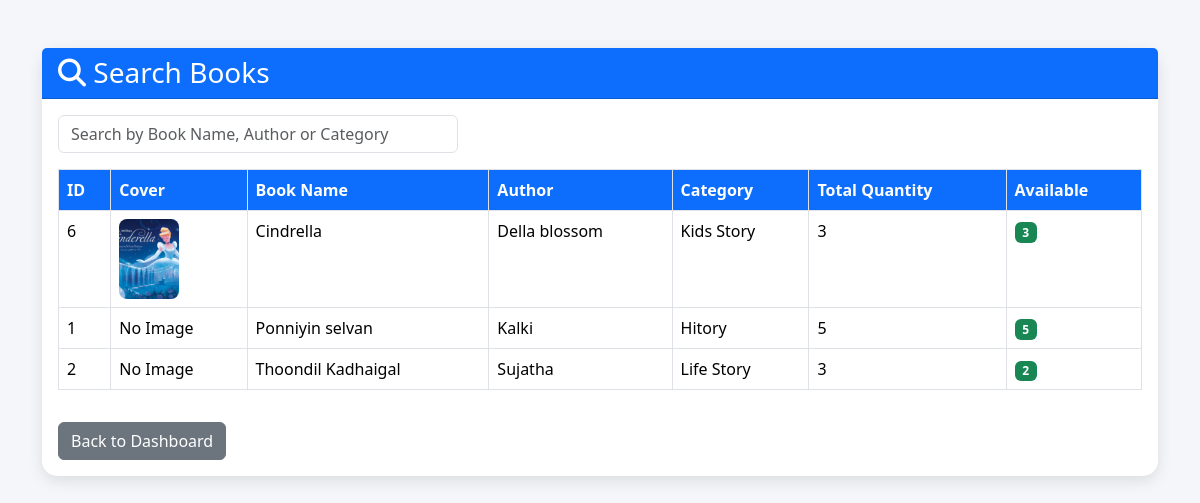
Screenshot of /student/search_books.php (signed in) with the database file from the repository.
### tables this page shows
CREATE TABLE `books` (
  `id` int(11) NOT NULL,
  `book_name` varchar(200) NOT NULL,
  `author_name` varchar(100) NOT NULL,
  `category` varchar(100) DEFAULT NULL,
  `quantity` int(11) DEFAULT 1,
  `available_quantity` int(11) DEFAULT 1,
  `created_at` timestamp NOT NULL DEFAULT current_timestamp(),
  `cover_image` varchar(255) DEFAULT NULL
);

### student/search_books.php (the view, shortened to what this page needs)
<?php
$books = mysqli_query($conn,
"SELECT * FROM books ORDER BY book_name ASC");
?>
<!DOCTYPE html>
<html lang="en">
<head>
<link href="https://cdn.jsdelivr.net/npm/bootstrap@5.3.3/dist/css/bootstrap.min.css" rel="stylesheet">
<link rel="stylesheet"
href="https://cdnjs.cloudflare.com/ajax/libs/font-awesome/6.5.2/css/all.min.css">
</head>
<body>
<div class="container py-5">
    <div class="card">
        <div class="card-header bg-primary text-white">
            <h3 class="mb-0">
                <i class="fas fa-search"></i>
                Search Books
            </h3>
        </div>
        <div class="card-body">
            <div class="mb-3">
                <input type="text"
                       id="searchBook"
                       class="form-control search-box"
                       placeholder="Search by Book Name, Author or Category">
            </div>
            <div class="table-responsive">
                <table class="table table-bordered table-hover"
                       id="booksTable">
                    <thead>
                    <tr>
                        <th>ID</th>
                        <th>Cover</th>
                        <th>Book Name</th>
                        <th>Author</th>
                        <th>Category</th>
                        <th>Total Quantity</th>
                        <th>Available</th>
                    </tr>
                    </thead>
                    <tbody>
                    <?php while($row = mysqli_fetch_assoc($books)) { ?>
                    <tr>
                        <td><?php echo $row['id']; ?></td>
                       <td>
<?php if(!empty($row['cover_image'])) { ?>
<img src="../uploads/books/<?php echo $row['cover_image']; ?>"
     width="60"
     height="80"
     style="object-fit:cover;
            border-radius:8px;">
<?php } else { ?>
No Image
<?php } ?>
</td>
                        <td>
                            <?php echo htmlspecialchars($row['book_name']); ?>
                        </td>
                        <td>
                            <?php echo htmlspecialchars($row['author_name']); ?>
                        </td>
                        <td>
                            <?php echo htmlspecialchars($row['category']); ?>
                        </td>
                        <td>
                            <?php echo $row['quantity']; ?>
                        </td>
                        <td>
                            <?php if($row['available_quantity'] > 0) { ?>
                                <span class="badge bg-success">
                                    <?php echo $row['available_quantity']; ?>
                                </span>
                            <?php } else { ?>
                                <span class="badge bg-danger">
                                    Out of Stock
                                </span>
                            <?php } ?>
                        </td>
                    </tr>
                    <?php } ?>
                    </tbody>
                </table>
            </div>
            <div class="mt-3">
                <a href="dashboard.php"
                   class="btn btn-secondary">
                    Back to Dashboard
                </a>
            </div>
        </div>
    </div>
</div>
</body>
</html>

### student/search_books.php (style rules this page uses)
body { background:#f4f6f9; }
.card { border:none; border-radius:15px; box-shadow:0 5px 15px rgba(0,0,0,0.1); }
.table th { background:#0d6efd; color:white; }
.search-box { max-width:400px; }

### rows the page displays
books: id "6", cover_image (picture), book_name "Cindrella", author_name "Della blossom", category "Kids Story", quantity "3", available_quantity "3"
books: id "1", shows "No Image", book_name "Ponniyin selvan", author_name "Kalki", category "Hitory", quantity "5", available_quantity "5"
books: id "2", shows "No Image", book_name "Thoondil Kadhaigal", author_name "Sujatha", category "Life Story", quantity "3", available_quantity "2"
